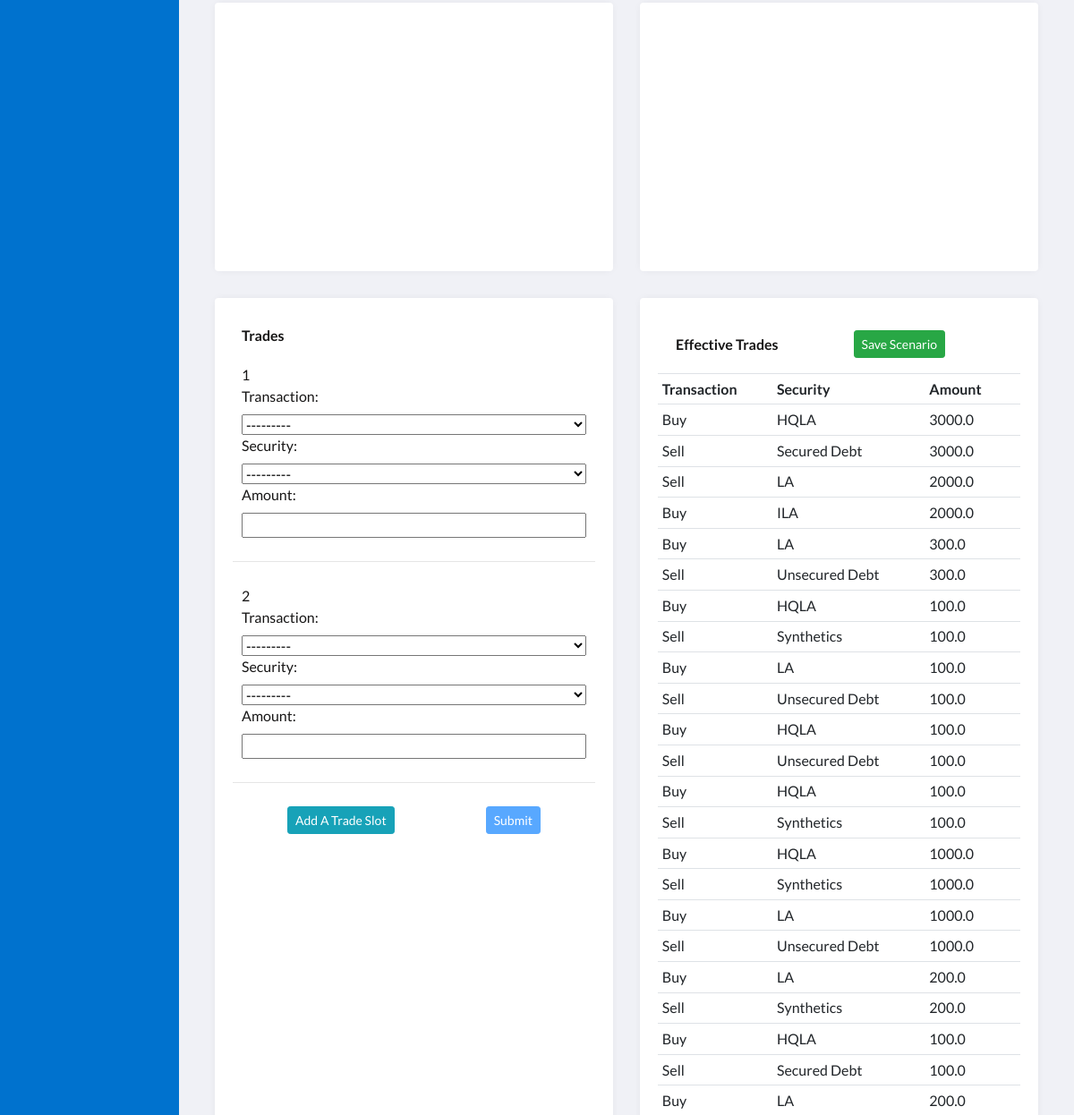
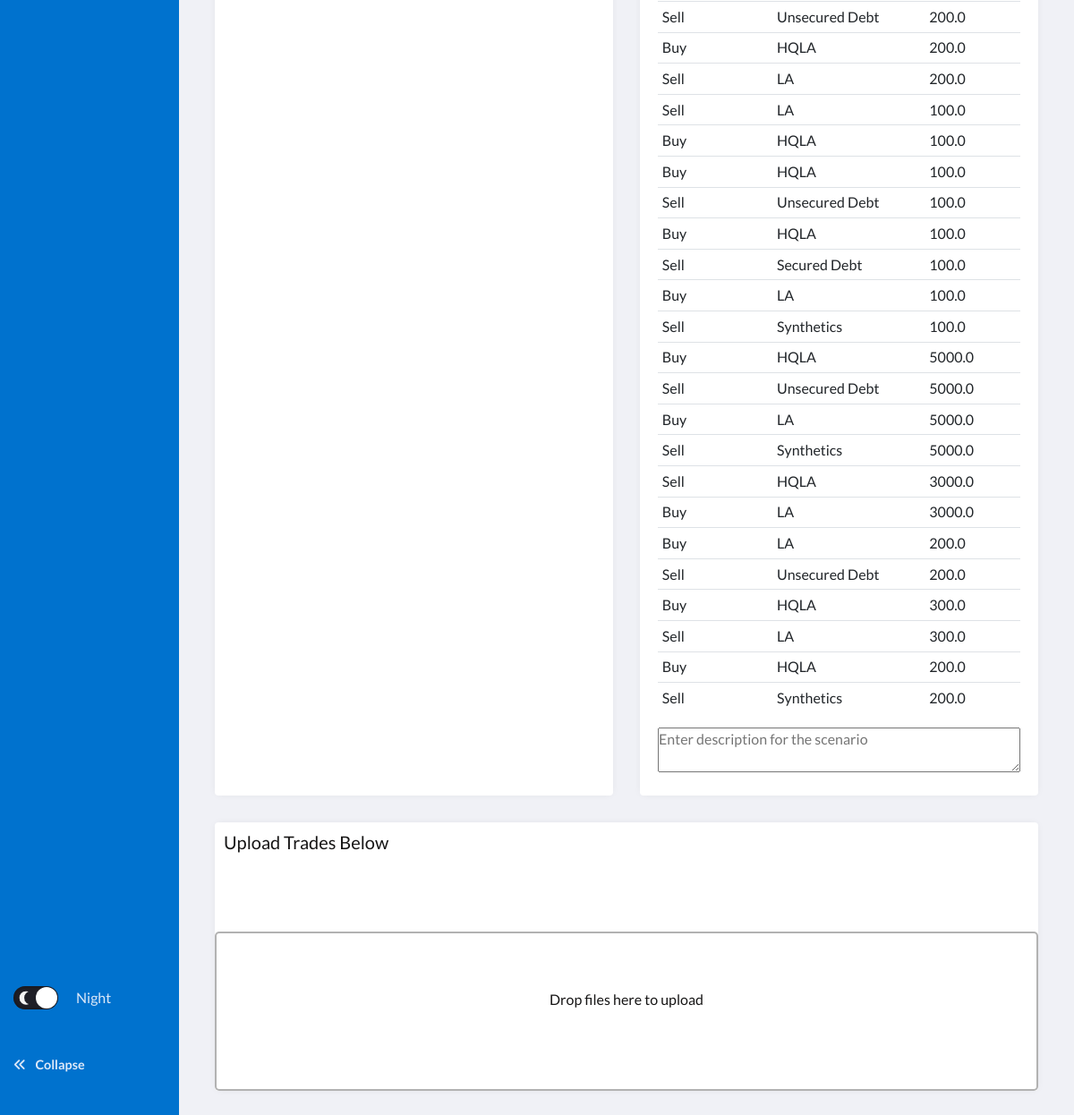
/ (signed in, lower part), run on an earlier commit of the app's database (2 pictures, top to bottom).
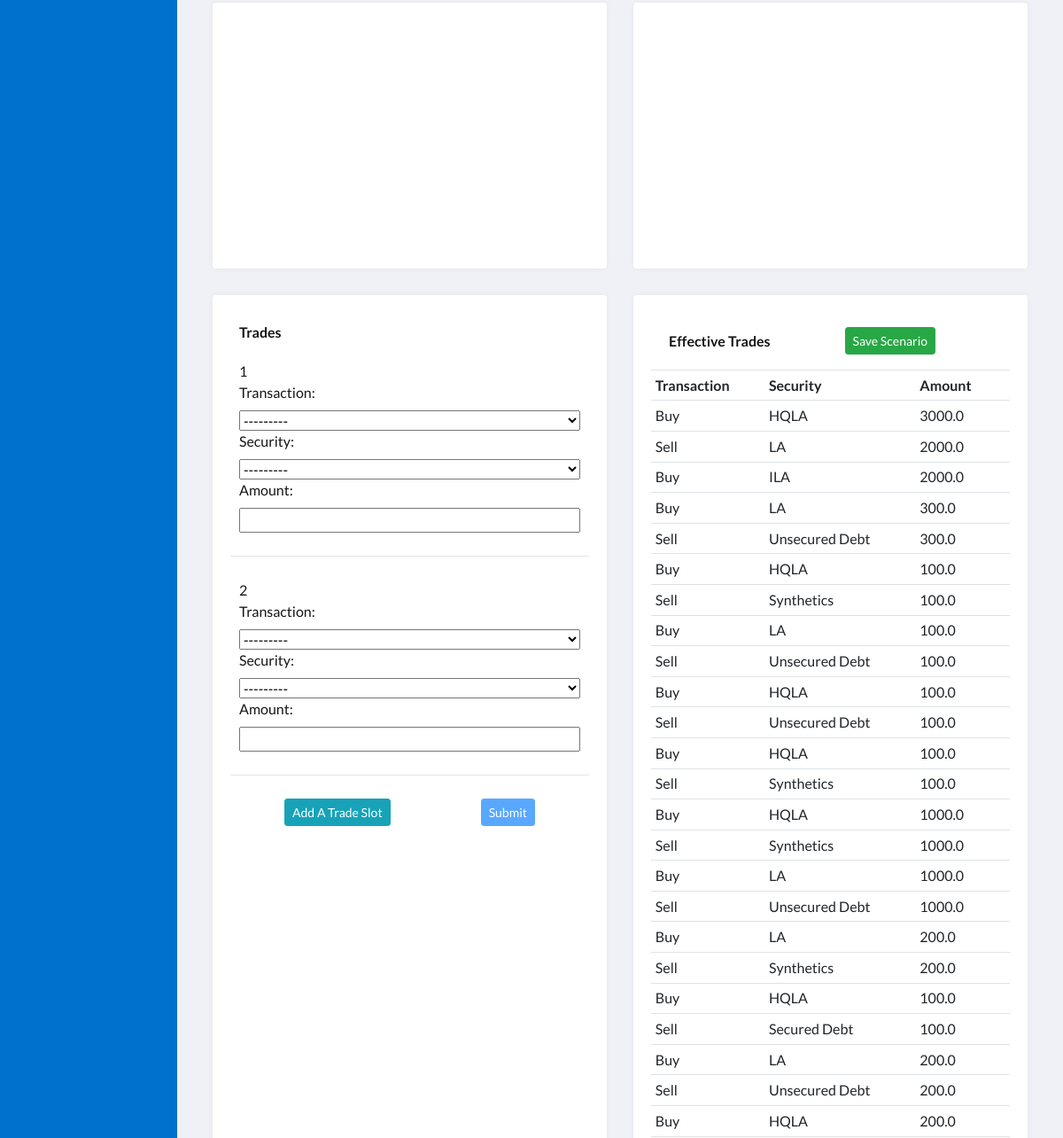
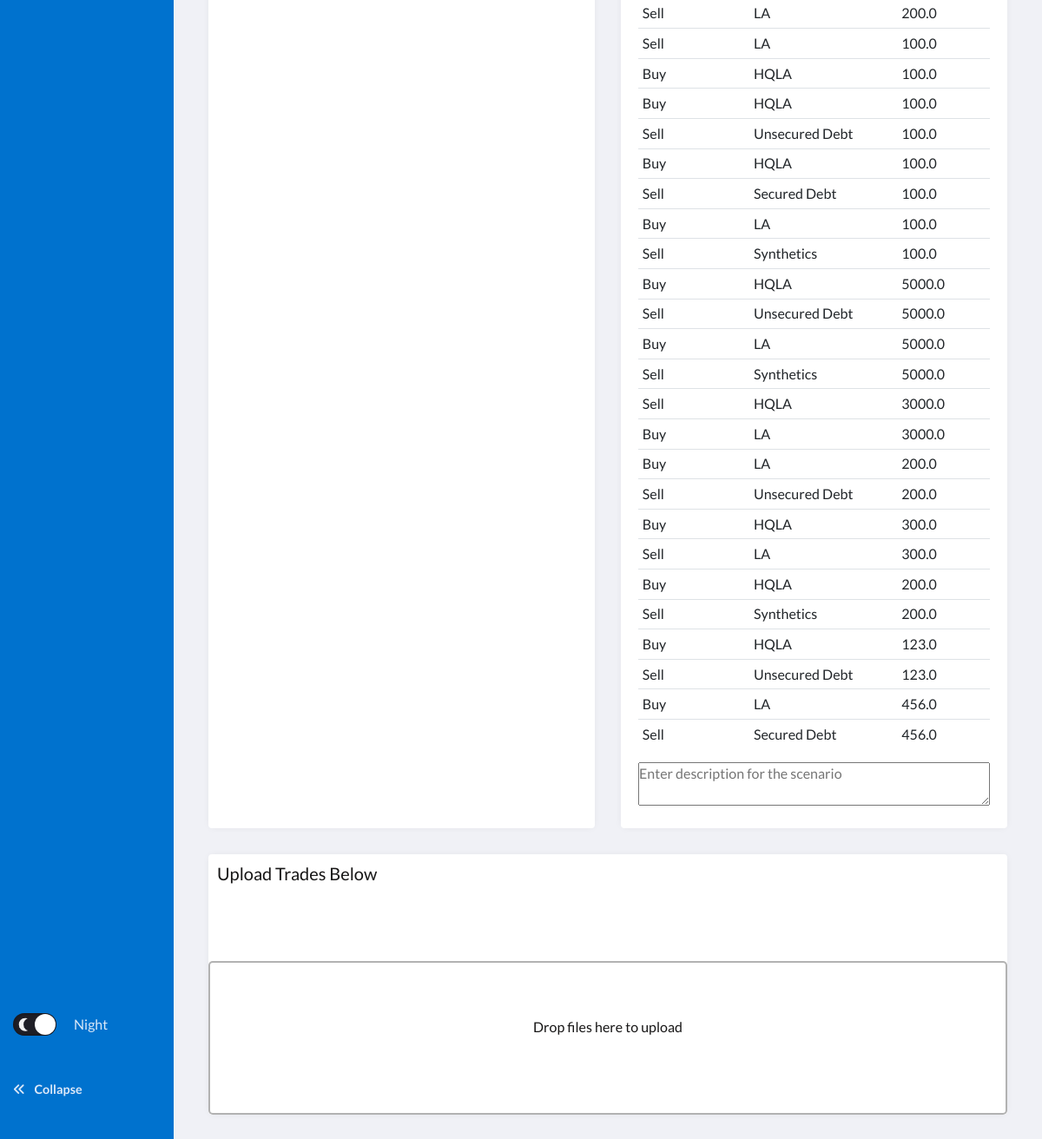
And on a later commit of the database (2 pictures, top to bottom).
### fund/models.py (models this page shows, shortened)
class Trade(models.Model):
    CODE = (
        ("Buy", "Buy"),
        ("Sell", "Sell")
    )
    CLASSIFICATION = (
        ("HQLA", "HQLA"),
        ("LA", "LA"),
        ("ILA", "ILA"),
        ("Secured Debt", "Secured Debt"),
        ("Unsecured Debt", "Unsecured Debt"),
        ("Synthetics", "Synthetics")
    )
    user = models.ForeignKey(User, on_delete=models.CASCADE, related_name='trade_user')
    transaction = models.CharField(max_length=50, choices=CODE)
    security = models.CharField(max_length=50, choices=CLASSIFICATION)
    amount = models.FloatField()

### fund/views.py (the view)
# urls.py: path("", views.scenarios, name="scenarios"),
def scenarios(request):
    add_trade_form = request.GET.get("add")
    postid = request.GET.get("postid")
    if add_trade_form is None:
        TradeFormSet = inlineformset_factory(User, Trade, fields=("transaction", "security", "amount"), can_delete = False, max_num=2)
    else:
        TradeFormSet = inlineformset_factory(User, Trade, fields=("transaction", "security", "amount"), can_delete = False, extra=int(add_trade_form)+1)
    userid = request.user.id
    if userid:
        user = User.objects.get(id=userid)
        if postid:
            post = Post.objects.get(id=postid)
            if post.publish == True:
                post.publish = "Unpublish"
            elif post.publish == False:
                post.publish = "Publish"
            if post.user == user:
                save_post = "Save Scenario Description"
            else:
                save_post = "Save as New Secenario"
            extrade = post.trade.all()
        else:
            extrade = Trade.objects.filter(user=user)
    else:
        extrade = []
    formset_empty = TradeFormSet()
    if (postid is None) or (userid is None):
        post = []
        save_post = "Save Scenario"
    if request.method == "POST":
        formset = TradeFormSet(request.POST, instance=user)
        if formset.is_valid():
            formset.save()
            trades = Trade.objects.filter(user=user)
            trades = trades.order_by("-id")[:int(request.POST['trade_user-TOTAL_FORMS'])]
            if postid:
                for trade in trades:
                    post.trade.add(trade)
                return redirect('/?postid={}'.format(postid))
        return redirect("scenarios")
    else:
        return render(request, "fund/scenarios.html", {
            "formset_empty":formset_empty,
            "extrade":extrade,
            "post":post,
            "save_post": save_post
            })

### fund/templates/fund/scenarios.html (shortened to what this page needs)
{% extends "fund/main_page.html" %}
{% load static %}
{% block content %}
<div id="scenarios-view">
    <section class="grid">
        <article class="grid-chart">
            <div class="grid-cell">
                <div id="liqImpact"></div>
            </div>
        </article>
        <article class="grid-chart">
            <div class="grid-cell">
                <div id="levImpact"></div>
            </div>
        </article>
        <article class="grid-group">
            <div class="grid-cell">
                <div class="trade-form-wrapper">
                    <div class="trade-form">Trades</div>
                        <form id="form" class="form" action="{% url 'scenarios' %}" method="POST">
                            {% for form in formset_empty %}
                                <div class="formset">
                                    <aside id="num_forms"> {{ forloop.counter }}</aside>
                                    {{form}}
                                </div>
                                <hr>
                            {% endfor %}
                            <div id="button-wrapper">
                                <a id="add_form" href="#" class="btn btn-sm btn-info" name="Add">Add A Trade Slot</a>
                                <input id="submit-form" type="submit" class="btn btn-sm btn-primary" name="Submit">
                            </div>
                        </form>
                </div>
            </div>
        </article>
        <article class="grid-group">
            <div class="grid-cell">
                <div class="effective-trades">
                    <div id="button-wrapper-header">
                        <div>Effective Trades</div>
                        <a id="save-post" href="#" class="btn btn-sm btn-success" name="save-post">{{ save_post }}</a>
                    </div>
                    <table class="table table-sm">
                        <tr>
                            <th>Transaction</th>
                            <th>Security</th>
                            <th>Amount</th>
                            <th>
                            </th>
                        </tr>
                        {% for trade in extrade %}
                        <tr>
                            <td>{{trade.transaction}}</td>
                            <td>{{trade.security}}</td>
                            <td>{{trade.amount}}</td>
                            <td>
                            </td>
                        </tr>
                        {% endfor %}
                    </table>
                    <textarea id="scenario_content" placeholder="Enter description for the scenario">{{ post.content }}</textarea>
                </div>
            </div>
        </article>
        <article class="grid-chart">
            <h5>Upload Trades Below</h5>
            <div id="alert-box"></div>
            <form id="my-dropzone" class="dropzone">
            </form>
        </article>
    </section>
</div>
{% endblock %}

What changed in the data, as far as the page shows it:
removed Trade: transaction "Sell", security "Secured Debt", amount "3000.0"
added Trade: transaction "Buy", security "HQLA", amount "123.0"
added Trade: transaction "Sell", security "Unsecured Debt", amount "123.0"
added Trade: transaction "Buy", security "LA", amount "456.0"
added Trade: transaction "Sell", security "Secured Debt", amount "456.0"
